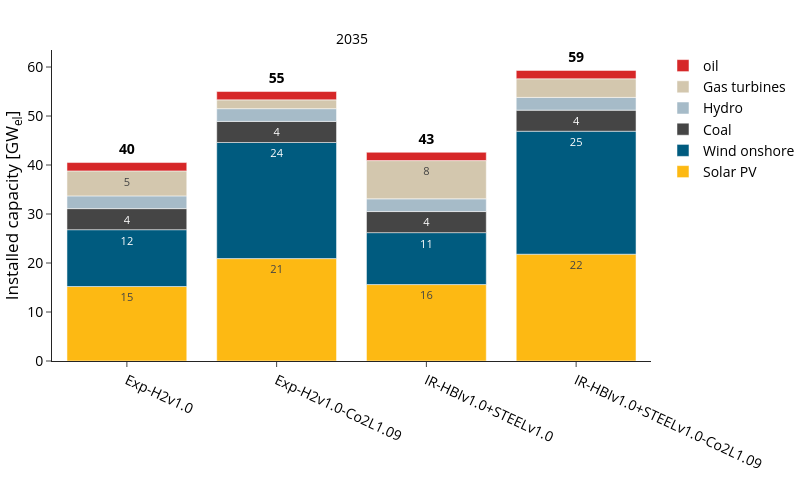

Notebook source saved alongside this figure:
### Code cell
plot_config['chart_config'] = yaml_config['charts']['electricity_capacity']

fig, df = plot_capacity(
    carrier="AC",
    capacity_dict=optimal_capacity_dict,
    config=plot_config,
    rename_function=rename_electricity,
    save_dir=SDIR
)

fig.show()

### Figure 1 — Plotly figure (JSON) as saved in the notebook; plotly's stock layout.template omitted (floating-point values rounded to 4 significant figures)
{"data": [{"hovertemplate": "=%{x}<br>Installed capacity [GW<sub>el</sub>]=%{text}<extra></extra>", "legendgroup": "Solar PV", "marker": {"color": "#fdb913", "pattern": {"shape": ""}}, "name": "Solar PV", "orientation": "v", "showlegend": true, "text": [15.2, 20.9, 15.6, 21.8], "textangle": 0, "textposition": "inside", "texttemplate": "%{y:.0f}", "type": "bar", "x": ["Exp-H2v1.0", "Exp-H2v1.0-Co2L1.09", "IR-HBIv1.0+STEELv1.0", "IR-HBIv1.0+STEELv1.0-Co2L1.09"], "xaxis": "x", "y": [15.2, 20.9, 15.6, 21.8], "yaxis": "y"}, {"hovertemplate": "=%{x}<br>Installed capacity [GW<sub>el</sub>]=%{text}<extra></extra>", "legendgroup": "Wind onshore", "marker": {"color": "#005b7f", "pattern": {"shape": ""}}, "name": "Wind onshore", "orientation": "v", "showlegend": true, "text": [11.6, 23.7, 10.6, 25.1], "textangle": 0, "textposition": "inside", "texttemplate": "%{y:.0f}", "type": "bar", "x": ["Exp-H2v1.0", "Exp-H2v1.0-Co2L1.09", "IR-HBIv1.0+STEELv1.0", "IR-HBIv1.0+STEELv1.0-Co2L1.09"], "xaxis": "x", "y": [11.6, 23.7, 10.6, 25.1], "yaxis": "y"}, {"hovertemplate": "=%{x}<br>Installed capacity [GW<sub>el</sub>]=%{text}<extra></extra>", "legendgroup": "Coal", "marker": {"color": "#454545", "pattern": {"shape": ""}}, "name": "Coal", "orientation": "v", "showlegend": true, "text": [4.3, 4.3, 4.3, 4.3], "textangle": 0, "textposition": "inside", "texttemplate": "%{y:.0f}", "type": "bar", "x": ["Exp-H2v1.0", "Exp-H2v1.0-Co2L1.09", "IR-HBIv1.0+STEELv1.0", "IR-HBIv1.0+STEELv1.0-Co2L1.09"], "xaxis": "x", "y": [4.3, 4.3, 4.3, 4.3], "yaxis": "y"}, {"hovertemplate": "=%{x}<br>Installed capacity [GW<sub>el</sub>]=%{text}<extra></extra>", "legendgroup": "Hydro", "marker": {"color": "#a6bbc8", "pattern": {"shape": ""}}, "name": "Hydro", "orientation": "v", "showlegend": true, "text": [2.6, 2.6, 2.6, 2.6], "textangle": 0, "textposition": "inside", "texttemplate": "%{y:.0f}", "type": "bar", "x": ["Exp-H2v1.0", "Exp-H2v1.0-Co2L1.09", "IR-HBIv1.0+STEELv1.0", "IR-HBIv1.0+STEELv1.0-Co2L1.09"], "xaxis": "x", "y": [2.6, 2.6, 2.6, 2.6], "yaxis": "y"}, {"hovertemplate": "=%{x}<br>Installed capacity [GW<sub>el</sub>]=%{text}<extra></extra>", "legendgroup": "Gas turbines", "marker": {"color": "#d3c7ae", "pattern": {"shape": ""}}, "name": "Gas turbines", "orientation": "v", "showlegend": true, "text": [5.1, 1.8, 7.8, 3.8], "textangle": 0, "textposition": "inside", "texttemplate": "%{y:.0f}", "type": "bar", "x": ["Exp-H2v1.0", "Exp-H2v1.0-Co2L1.09", "IR-HBIv1.0+STEELv1.0", "IR-HBIv1.0+STEELv1.0-Co2L1.09"], "xaxis": "x", "y": [5.1, 1.8, 7.8, 3.8], "yaxis": "y"}, {"hovertemplate": "=%{x}<br>Installed capacity [GW<sub>el</sub>]=%{text}<extra></extra>", "legendgroup": "oil", "marker": {"color": "#D62728", "pattern": {"shape": ""}}, "name": "oil", "orientation": "v", "showlegend": true, "text": [1.7, 1.7, 1.7, 1.7], "textangle": 0, "textposition": "inside", "texttemplate": "%{y:.0f}", "type": "bar", "x": ["Exp-H2v1.0", "Exp-H2v1.0-Co2L1.09", "IR-HBIv1.0+STEELv1.0", "IR-HBIv1.0+STEELv1.0-Co2L1.09"], "xaxis": "x", "y": [1.7, 1.7, 1.7, 1.7], "yaxis": "y"}, {"hoverinfo": "skip", "mode": "text", "showlegend": false, "text": ["40", "55", "43", "59"], "textfont": {"color": "black", "size": 14, "weight": "bold"}, "textposition": "top center", "type": "scatter", "x": ["Exp-H2v1.0", "Exp-H2v1.0-Co2L1.09", "IR-HBIv1.0+STEELv1.0", "IR-HBIv1.0+STEELv1.0-Co2L1.09"], "xaxis": "x", "y": [41.5, 56.0, 43.6, 60.3], "yaxis": "y"}], "layout": {"annotations": [{"font": {}, "showarrow": false, "text": "2035", "x": 0.5, "xanchor": "center", "xref": "paper", "y": 1, "yanchor": "bottom", "yref": "paper"}], "barmode": "relative", "height": 500, "legend": {"title": {"text": ""}, "tracegroupgap": 0, "traceorder": "reversed"}, "width": 800, "xaxis": {"anchor": "y", "categoryarray": [], "categoryorder": "array", "domain": [0, 1], "tickangle": 25, "title": {"text": ""}}, "yaxis": {"anchor": "x", "domain": [0, 1], "title": {"text": "Installed capacity [GW<sub>el</sub>]"}}}}
